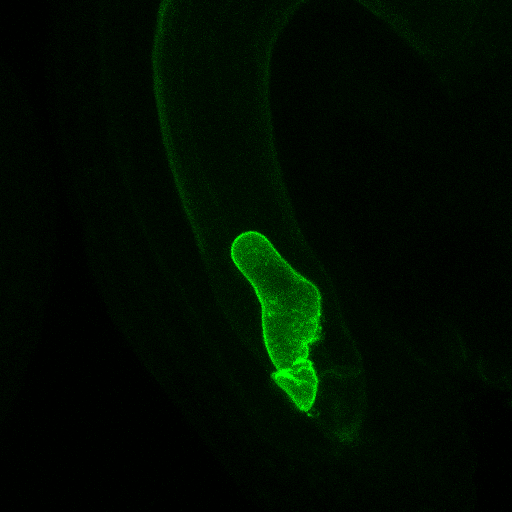
#> input picture 1. image_alignment/original_images/PM_nuc_sample1_MAX_220520_2354-1968col_T60,z31,zo3,512,sp1,av0,la2_crop5_elong_000.png, 512 x 512 px, found by its file name
$ jupyter execute image_alignment.ipynb
#> lines starting #> are read from the running program, lines starting #| are printed output that depends on the picture
[cell 1]
# -*- coding: utf-8 -*-
"""
This script demonstrates how to correct the positional misalignment of images
using normalized cross-correlation. It is designed to be educational for students
learning image processing with Python.
"""

# 1. Preparation
# ==============================================================================
# Import necessary libraries
import math
import numpy as np
import matplotlib.pyplot as plt
from matplotlib import cm
from matplotlib.ticker import LinearLocator
from scipy.interpolate import RegularGridInterpolator
from scipy.signal import fftconvolve
import cv2
import os

# --- Student Action Required ---
# To run this script in Google Colab, you need to:
# 1. Create a folder named "Colab Notebooks/image_analysis_share" in your Google Drive.
# 2. Copy the folder "python応用_受精卵画像の位置ズレ補正" into the "image_analysis_share" folder.
# 3. Place the original images into the "originalData" subfolder.
# 4. Mount your Google Drive to the Colab environment.

from google.colab import drive
drive.mount('/content/drive')

# --- Configuration ---
# File and directory settings
# Note: Update this path if you are not using Google Colab.
BASE_PATH = "./drive/MyDrive/Colab Notebooks/1. image_alignment/"
# BASE_PATH = "./" # Assuming the script is in the same directory as the data folders
FNAME = "PM_nuc_sample1_MAX_220520_2354-1968col_T60,z31,zo3,512,sp1,av0,la2_crop5_elong"
ORIGINAL_DATA_DIR = "original_images"
NORMALIZED_DATA_DIR = "aligned_images"

# Image dimensions
IMG_WIDTH = 512
IMG_HEIGHT = 512

[cell 2]
# 2. Image Manipulation Functions
# ==============================================================================

def show_image(image, title="Image", cmap="gray"):
    """
    Displays an image using matplotlib.

    Args:
        image (np.array): The image to be displayed.
        title (str): The title of the plot.
        cmap (str): The colormap to use for grayscale images.
    """
    plt.figure(dpi=100)
    plt.imshow(image, cmap=cmap)
    plt.title(title)
    plt.axis('off')
    plt.show()

def fill_shifted_area(image, shift_y, shift_x, noise_level):
    """
    Fills the empty areas of a shifted image with black or random noise.

    Args:
        image (np.array): The image that has been shifted.
        shift_y (int): The vertical shift amount.
        shift_x (int): The horizontal shift amount.
        noise_level (int): The upper bound for random integer noise. If 0,
                           the area is filled with black.

    Returns:
        np.array: The image with filled empty areas.
    """
    height, width = image.shape

    # Fill vertical empty space
    if shift_y < 0:
        fill_area = image[height + shift_y:height, :]
        if noise_level == 0:
            fill_area.fill(0)
        else:
            image[height + shift_y:height, :] = np.random.randint(noise_level, size=(-shift_y, width))
    elif shift_y > 0:
        fill_area = image[0:shift_y, :]
        if noise_level == 0:
            fill_area.fill(0)
        else:
            image[0:shift_y, :] = np.random.randint(noise_level, size=(shift_y, width))

    # Fill horizontal empty space
    if shift_x < 0:
        fill_area = image[:, width + shift_x:width]
        if noise_level == 0:
            fill_area.fill(0)
        else:
            image[:, width + shift_x:width] = np.random.randint(noise_level, size=(height, -shift_x))
    elif shift_x > 0:
        fill_area = image[:, 0:shift_x]
        if noise_level == 0:
            fill_area.fill(0)
        else:
            image[:, 0:shift_x] = np.random.randint(noise_level, size=(height, shift_x))

    return image

def translate_image(image, shift_y, shift_x, noise_level=0, add_noise=False):
    """
    Translates (shifts) an image vertically and horizontally.

    Args:
        image (np.array): The input image (2D or 3D).
        shift_y (int): The number of pixels to shift vertically (positive is down).
        shift_x (int): The number of pixels to shift horizontally (positive is right).
        noise_level (int): The intensity of the mosaic/noise effect.
        add_noise (bool): If True, adds a mosaic/noise effect to the empty areas.

    Returns:
        np.array: The translated image.
    """
    shifted_img = np.copy(image)

    # Handle 2D (grayscale) and 3D (color) images
    if image.ndim == 2:
        shifted_img = np.roll(shifted_img, shift_y, axis=0)
        shifted_img = np.roll(shifted_img, shift_x, axis=1)
        if add_noise:
            shifted_img = fill_shifted_area(shifted_img, shift_y, shift_x, noise_level)
    elif image.ndim == 3:
        for i in range(image.shape[-1]): # Iterate through color channels
            shifted_img[:,:,i] = np.roll(shifted_img[:,:,i], shift_y, axis=0)
            shifted_img[:,:,i] = np.roll(shifted_img[:,:,i], shift_x, axis=1)
            if add_noise:
                shifted_img[:,:,i] = fill_shifted_area(shifted_img[:,:,i], shift_y, shift_x, noise_level)

    return shifted_img

def rotate_image(image, angle, center=None, scale=1.0):
    """
    Rotates an image by a given angle around a center point.

    Args:
        image (np.array): The image to rotate.
        angle (float): The rotation angle in degrees. Positive values mean
                       counter-clockwise rotation.
        center (tuple): The center of rotation (x, y). If None, the image
                        center is used.
        scale (float): An optional scaling factor.

    Returns:
        np.array: The rotated image.
    """
    (h, w) = image.shape[:2]
    if center is None:
        center = (w // 2, h // 2)

    # Get the rotation matrix
    M = cv2.getRotationMatrix2D(center, angle, scale)
    # Perform the rotation
    rotated = cv2.warpAffine(image, M, (w, h))
    return rotated

[cell 3]
# 3. Normalized Cross-Correlation and Misalignment Correction
# ==============================================================================

def normxcorr2(template, image, mode="full"):
    """
    Computes the normalized 2D cross-correlation of a template and an image.
    This function is essential for template matching.
    Input arrays should be floating-point numbers.

    Args:
        template (np.array): The template or filter for cross-correlation.
                             Must have dimensions less than or equal to the image.
        image (np.array): The image to be searched.
        mode (str): "full", "valid", or "same". Determines the output size.

    Returns:
        np.array: The normalized cross-correlation map.
    """
    if np.ndim(template) > np.ndim(image) or \
       any(t > i for t, i in zip(template.shape, image.shape)):
        print("normxcorr2: TEMPLATE is larger than IMAGE. Arguments may be swapped.")

    # Subtract the mean to make the correlation illumination-invariant
    template = template - np.mean(template)
    image = image - np.mean(image)

    # Pad the template to the size of the image for FFT
    a1 = np.ones(template.shape)

    # Flip template for convolution, which is equivalent to correlation
    ar = np.flipud(np.fliplr(template))

    # Perform convolution using FFT for speed
    out = fftconvolve(image, ar.conj(), mode=mode)

    # Compute local sums of squares
    image_sq_sum = fftconvolve(np.square(image), a1, mode=mode)
    image_sum_sq = np.square(fftconvolve(image, a1, mode=mode)) / np.prod(template.shape)

    image_denom = image_sq_sum - image_sum_sq
    image_denom[image_denom < 0] = 0 # Remove small precision errors

    template_denom = np.sum(np.square(template))

    with np.errstate(divide='ignore', invalid='ignore'):
        out = out / np.sqrt(image_denom * template_denom)

    # Clean up any non-finite values (resulting from division by zero)
    out[~np.isfinite(out)] = 0

    return out

def find_peak(correlation_map):
    """
    Finds the coordinates and value of the maximum value in a correlation map.

    Args:
        correlation_map (np.array): The 2D array from the cross-correlation.

    Returns:
        list: A list containing [y_peak, x_peak, peak_value].
    """
    ind = np.unravel_index(np.argmax(correlation_map, axis=None), correlation_map.shape)
    return [ind[0], ind[1], correlation_map[ind[0], ind[1]]]

def plot_3d_surface(correlation_map):
    """
    Visualizes the 2D cross-correlation result as a 3D surface plot.

    Args:
        correlation_map (np.array): The 2D correlation map.
    """
    fig, ax = plt.subplots(subplot_kw={"projection": "3d"})
    ny, nx = correlation_map.shape
    X = np.arange(0, nx, 1)
    Y = np.arange(0, ny, 1)
    X, Y = np.meshgrid(X, Y)

    surf = ax.plot_surface(X, Y, correlation_map, cmap=cm.viridis, linewidth=0, antialiased=False, alpha=0.6)
    ax.zaxis.set_major_locator(LinearLocator(10))
    ax.zaxis.set_major_formatter('{x:.02f}')
    fig.colorbar(surf, shrink=0.5, aspect=5)
    plt.title("Normalized 2-D Cross-Correlation")
    plt.show()

[cell 4]
# 4. Main Execution
# ==============================================================================

# Number of frames
t = 5
# Initialize angle_range
angs = -10
ange = 10
angle_range = np.arange(angs,ange,0.5)

if __name__ == '__main__':
    # --- Image Loading ---
    # Load the reference image (img1) and a shifted image (img2)

    # Construct the file path for the reference image
    img_path1 = os.path.join(BASE_PATH, ORIGINAL_DATA_DIR, f"{FNAME}_000.png")

    # Read the image in grayscale
    img1 = cv2.imread(img_path1, 0)
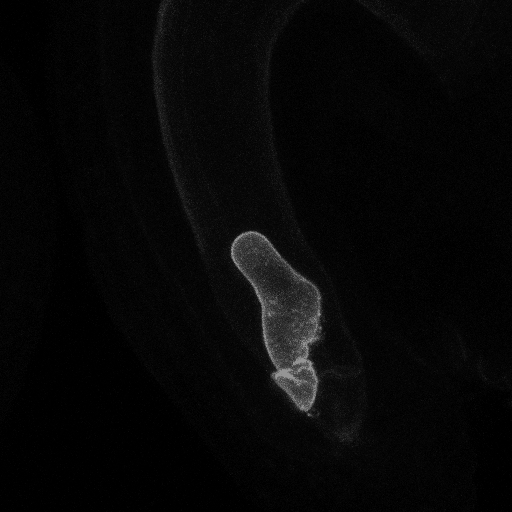
#> img1: shape (512, 512); min 0, max 149, mean 6.7

    if img1 is None:
        print(f"Error: Could not load image from {img_path1}")
        print("Please ensure the file path and directory structure are correct.")
    else:

      # Show the reference image again for comparison
      show_image(img1, "reference Image")

      for it in range(1,t):
        # Construct the file path for the shifted image
        img_path2 = os.path.join(BASE_PATH, ORIGINAL_DATA_DIR, f"{FNAME}_{it:03d}.png")

        # Read the image in grayscale
        img2 = cv2.imread(img_path2, 0)
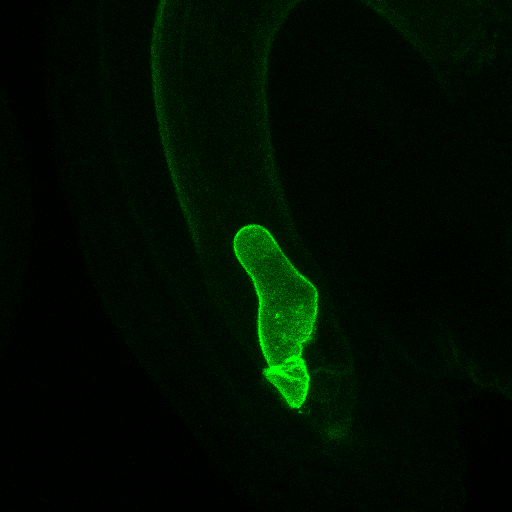
#> input picture 1. image_alignment/original_images/PM_nuc_sample1_MAX_220520_2354-1968col_T60,z31,zo3,512,sp1,av0,la2_crop5_elong_001.png, 512 x 512 px, found by its file name
#> img2: shape (512, 512); min 0, max 149, mean 7.1

        # Check if the image was loaded correctly
        if img2 is None:
            print(f"Error: Could not load image from {img_path2}")
            print("Please ensure the file path and directory structure are correct.")
        else:
            # --- Misalignment Correction ---
            # Initialize best match
            best_score = -np.inf
            best_rotation = 0
            best_shift = (0, 0)
            best_img2 = None

            # Try all rotation angles
            for theta in angle_range:
              rotated_img2 = rotate_image(img2, theta)
              # print(theta)
              # show_image(rotated_img2, f"rotated Image {it:03d}")

              # Calculate the normalized cross-correlation between the two images
              correlation_map = normxcorr2(img1, rotated_img2, mode="full")

              # Visualize the correlation result
              # plot_3d_surface(correlation_map)

              # Find the peak of the correlation map to determine the displacement
              peak_info = find_peak(correlation_map)
              score = peak_info[2]

              # Update best match if score is higher
              if score > best_score:
                best_score = score

                # Calculate the required correction shift
                # The peak in the 'full' correlation map is relative to the top-left corner
                # of the template within the padded image.
                # Correction = (template_size - 1) - peak_location
                # Since template is img1 and image is img2 (same size), the displacement is:
                # y_shift = peak_y - (IMG_HEIGHT - 1)
                # x_shift = peak_x - (IMG_WIDTH - 1)
                # We need to shift img2 in the opposite direction to align it with img1.
                correction_y = IMG_HEIGHT - (peak_info[0] + 1)
                correction_x = IMG_WIDTH - (peak_info[1] + 1)

                aligned_img2 = rotated_img2
                # Apply the correction to the rotated image
                aligned_img2 = translate_image(aligned_img2, correction_y, correction_x, add_noise=True)

                best_rotation = theta
                best_shift = (correction_y, correction_x)
                best_img2 = aligned_img2
#> this loop made 40 passes
#> (peak_info, score, best_score, correction_y, correction_x) on passes 1 to 12: ([516, 490, 0.667], 0.667, 0.667, -5, 21), ([516, 491, 0.672], 0.672, 0.672, -5, 20), ([515, 492, 0.678], 0.678, 0.678, -4, 19), ([515, 493, 0.685], 0.685, 0.685, -4, 18), ([514, 493, 0.691], 0.691, 0.691, -3, 18), ([511, 494, 0.698], 0.698, 0.698, 0, 17), ([511, 494, 0.705], 0.705, 0.705, 0, 17), ([511, 495, 0.712], 0.712, 0.712, 0, 16), ([511, 496, 0.719], 0.719, 0.719, 0, 15), ([511, 497, 0.726], 0.726, 0.726, 0, 14), ([510, 498, 0.734], 0.734, 0.734, 1, 13), ([510, 499, 0.743], 0.743, 0.743, 1, 12)
#> (peak_info, score) on passes 21, 31, 32, 33, 34, 35: ([508, 506, 0.825], 0.825), ([505, 512, 0.909], 0.909), ([505, 513, 0.905], 0.905), ([505, 513, 0.893], 0.893), ([505, 514, 0.881], 0.881), ([504, 514, 0.866], 0.866)
#> pass 1, in rotate_image, `rotated = cv2.warpAffine(image, M, (w, h))`:
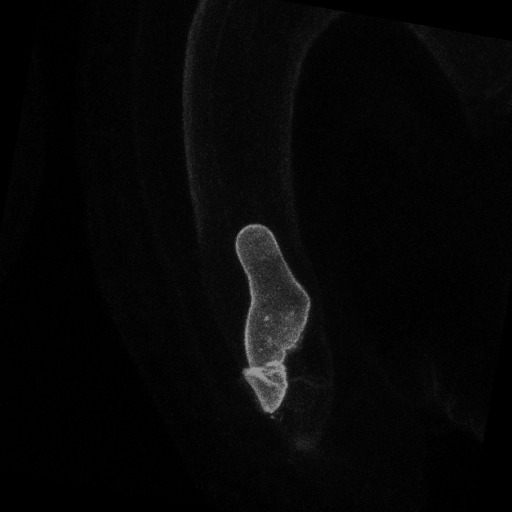
#> rotated: shape (512, 512); min 0, max 149, mean 6.8
#> pass 1, in normxcorr2, `template = template - np.mean(template)`:
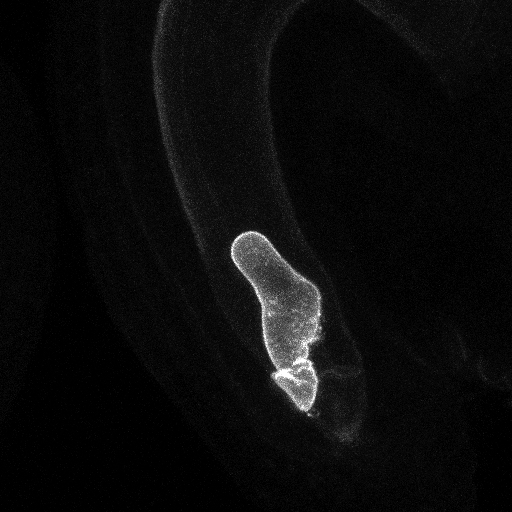
#> template: shape (512, 512) float64; min -6.75, max 142.3, mean 0; drawn with min black and max white
#> pass 1, in normxcorr2, `image = image - np.mean(image)`:
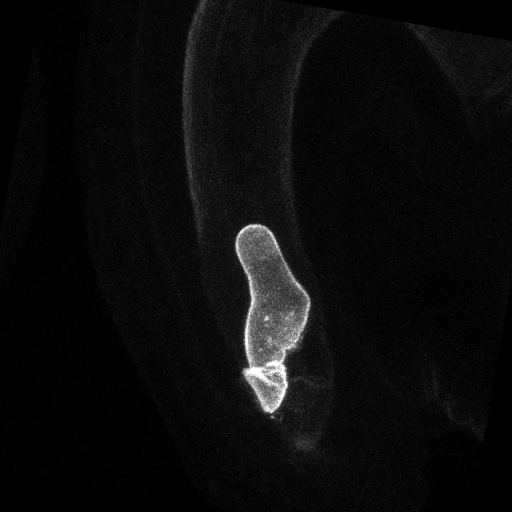
#> image: shape (512, 512) float64; min -6.82, max 142.2, mean 0; drawn with min black and max white
#> pass 1, in normxcorr2, `ar = np.flipud(np.fliplr(template))`:
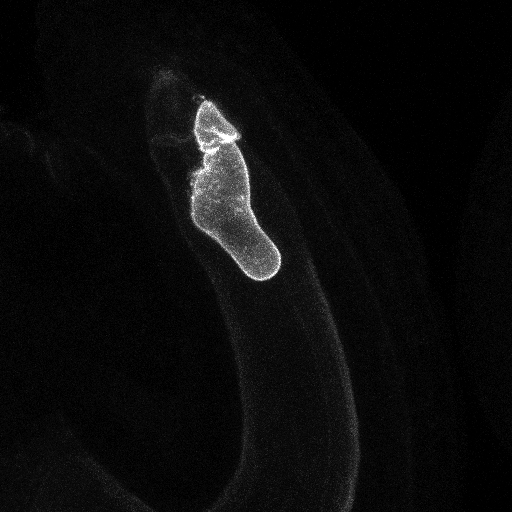
#> ar: shape (512, 512) float64; min -6.75, max 142.3, mean 0; drawn with min black and max white
#> after the loop:
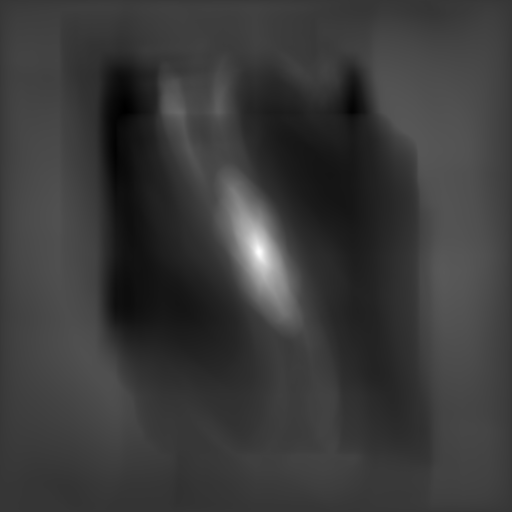
#> correlation_map: shape (1023, 1023) float64 (shown at 1/2 size); min -0.217, max 0.805, mean 0.0177; drawn with min black and max white
#> after the loop, best_rotation = 4.5; best_score = 0.914; correction_x = -1; correction_y = 6

            # --- Display Results ---
            # Show the final corrected image
            show_image(best_img2, f"Corrected Image {it:03d}")

            # Save the final corrected image
            save_path = os.path.join(BASE_PATH, NORMALIZED_DATA_DIR, f"{FNAME}_{it:03d}.png")
            cv2.imwrite(save_path,best_img2)
#> pass 2 of the loop `for it in range(1,t):`:
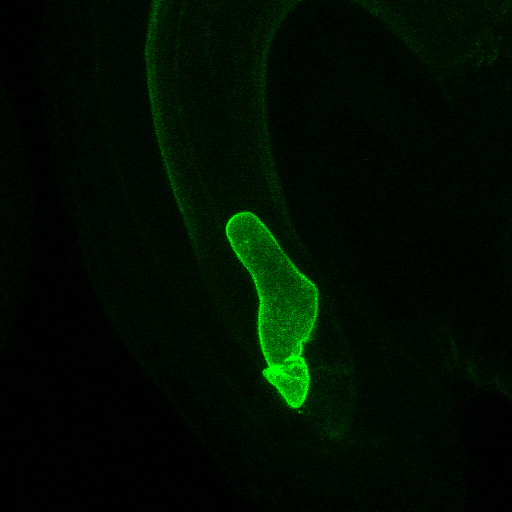
#> input picture 1. image_alignment/original_images/PM_nuc_sample1_MAX_220520_2354-1968col_T60,z31,zo3,512,sp1,av0,la2_crop5_elong_002.png, 512 x 512 px, found by its file name
#> the loop `for theta in angle_range:` made 40 passes
#> (peak_info, score, best_score, correction_y, correction_x) on passes 1 to 8: ([515, 489, 0.658], 0.658, 0.658, -4, 22), ([515, 490, 0.663], 0.663, 0.663, -4, 21), ([514, 491, 0.669], 0.669, 0.669, -3, 20), ([513, 491, 0.675], 0.675, 0.675, -2, 20), ([513, 492, 0.682], 0.682, 0.682, -2, 19), ([513, 493, 0.688], 0.688, 0.688, -2, 18), ([513, 494, 0.695], 0.695, 0.695, -2, 17), ([512, 494, 0.702], 0.702, 0.702, -1, 17)
#> pass 1, in normxcorr2 (call 41), `image_sq_sum = fftconvolve(np.square(image), a1, mode=mode)`:
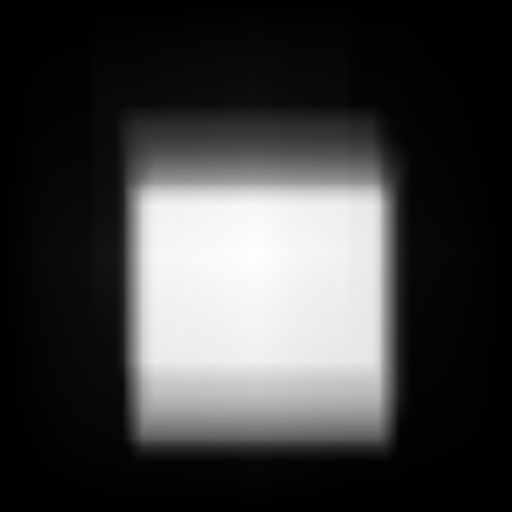
#> image_sq_sum: shape (1023, 1023) float64 (shown at 1/2 size); min 48.34, max 51715425.6, mean 12954145.1; drawn with min black and max white
#> after the loop `for theta in angle_range:`:
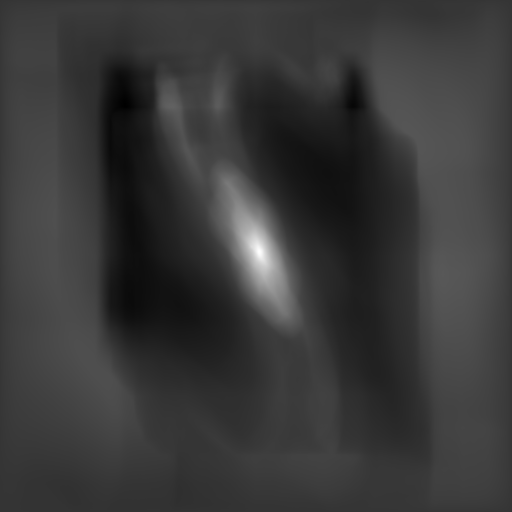
#> correlation_map: shape (1023, 1023) float64 (shown at 1/2 size); min -0.205, max 0.791, mean 0.0178; drawn with min black and max white
